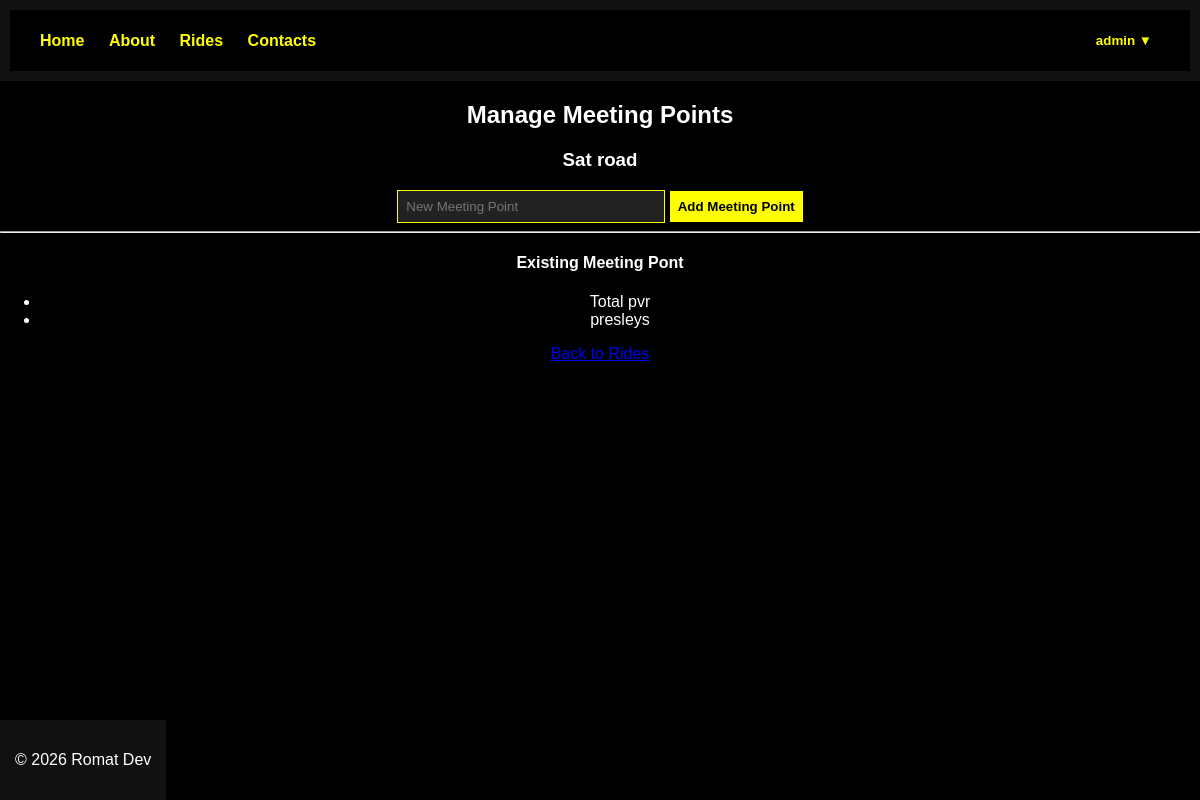
Screenshot of /ride/2/meeting-points (signed in) with the database file from the repository.
### app.py (models this page shows)
class User(UserMixin, db.Model):
    id = db.Column(db.Integer, primary_key=True)
    username = db.Column(db.String(150), unique=True, nullable=False)
    password = db.Column(db.String(200), nullable=False)
    role = db.Column(db.String(20), default='member')
    approved = db.Column(db.Boolean, default=False)
    is_senior = db.Column(db.Boolean, default=False)

class Ride(db.Model):
    id = db.Column(db.Integer, primary_key=True)
    title = db.Column(db.String(200))
    location = db.Column(db.String(200))
    ride_date = db.Column(db.String(100))
    description = db.Column(db.Text)
    created_by = db.Column(db.Integer)
    meeting_points = db.relationship(
        'MeetingPoint',
        backref='ride',
        cascade="all, delete-orphan"
    )
    participants = db.relationship(
        'RideParticipant',
        backref='ride',
        cascade='all, delete-orphan'
    )

class MeetingPoint(db.Model):
    id = db.Column(db.Integer, primary_key=True)
    ride_id = db.Column(db.Integer, db.ForeignKey('ride.id'), nullable=False)
    location_name = db.Column(db.String(200))

### app.py (the view, shortened to what this page needs)
@app.route("/ride/<int:ride_id>/meeting-points", methods=["GET", "POST"])
@login_required
@senior_required
def manage_meeting_points(ride_id):
    ride = Ride.query.get_or_404(ride_id)
    meeting_points = MeetingPoint.query.filter_by(ride_id=ride.id).all()
    return render_template(
        "manage_meeting_points.html",
        ride=ride,
        meeting_points=meeting_points
    )

### app.py (called while the page is built)
@login_manager.user_loader
def load_user(user_id):
    return User.query.get(int(user_id))

def senior_required(f):
    @wraps(f)
    def decorated_function(*args, **kwargs):
        if not current_user.is_authenticated or current_user.role != "senior":
            abort(403)
        return f(*args, **kwargs)
    return decorated_function

### templates/manage_meeting_points.html
{% extends "base.html" %}
{% block content %}
<h2>Manage Meeting Points</h2>
<h3>{{ ride.title }}</h3>
<form method="POST">
    <input type="text" name="location_name" placeholder="New Meeting Point" required>
    <button type="submit">Add Meeting Point</button>
</form>
<hr>
<h4>Existing Meeting Pont</h4>
<ul>
    {% for point in meeting_points %}
        <li>{{ point.location_name }}</li>
    {% else %}
        <p>No Meeting Points Added Yet.</p>
    {% endfor %}
</ul>
<a href="{{ url_for('rides') }}">Back to Rides</a>
{% endblock %}

### templates/base.html (shortened to what this page needs)
<!DOCTYPE html>
<html lang="en">
<head>
    <link rel="stylesheet" href="{{ url_for('static', filename='css/style.css') }}">
</head>
<body>
<header>
    <nav class="navbar">
        <div class="nav-left">
            <a href="{{ url_for('index') }}">Home</a>
            <a href="{{ url_for('about') }}">About</a>
            <a href="{{ url_for('rides') }}">Rides</a>
            <a href="{{ url_for('contacts') }}">Contacts</a>
        </div>
        <div class="nav-right">
            {% if current_user.is_authenticated %}
            <div class="dropdown">
                <button class="dropbtn">
                    {{ current_user.username }} ▼
                </button>
            </div>
            {% else %}
                <a href="{{ url_for('login') }}">Login</a>
                <a href="{{ url_for('register') }}">Register</a>
            {% endif %}
        </div>
    </nav>
</header>
<main>
    {% block content %}
    {% endblock %}
</main>
<footer>
    <p>© 2026 Romat Dev</p>
</footer>
</body>
</html>

### static/css/style.css (style rules this page uses)
body { background-color: black; color: white; font-family: Arial, Helvetica, sans-serif; margin: 0; text-align: center; }
header { background-color: #111; padding: 10px; }
.navbar { display:flex; justify-content:space-between; align-items:center; background:black; padding:15px 30px; }
.navbar a { color:yellow; text-decoration:none; margin-right:20px; font-weight:bold; }
.nav-right { position:relative; }
.dropbtn { background:black; color:yellow; border:none; font-weight:bold; cursor:pointer; }
.dropdown { position:relative; display:inline-block; }
footer { background-color: #111; text-align: center; padding: 15px; margin-top: 40px; position: fixed; bottom: 0; }
input { padding: 8px; width: 250px; background-color: #222; border: 1px solid yellow; color: white; }
button { padding: 8px; background-color: yellow; border: none; font-weight: bold; cursor: pointer; }

### rows the page displays
User: username "admin"
Ride: title "Sat road"
MeetingPoint: location_name "Total pvr"
MeetingPoint: location_name "presleys"
